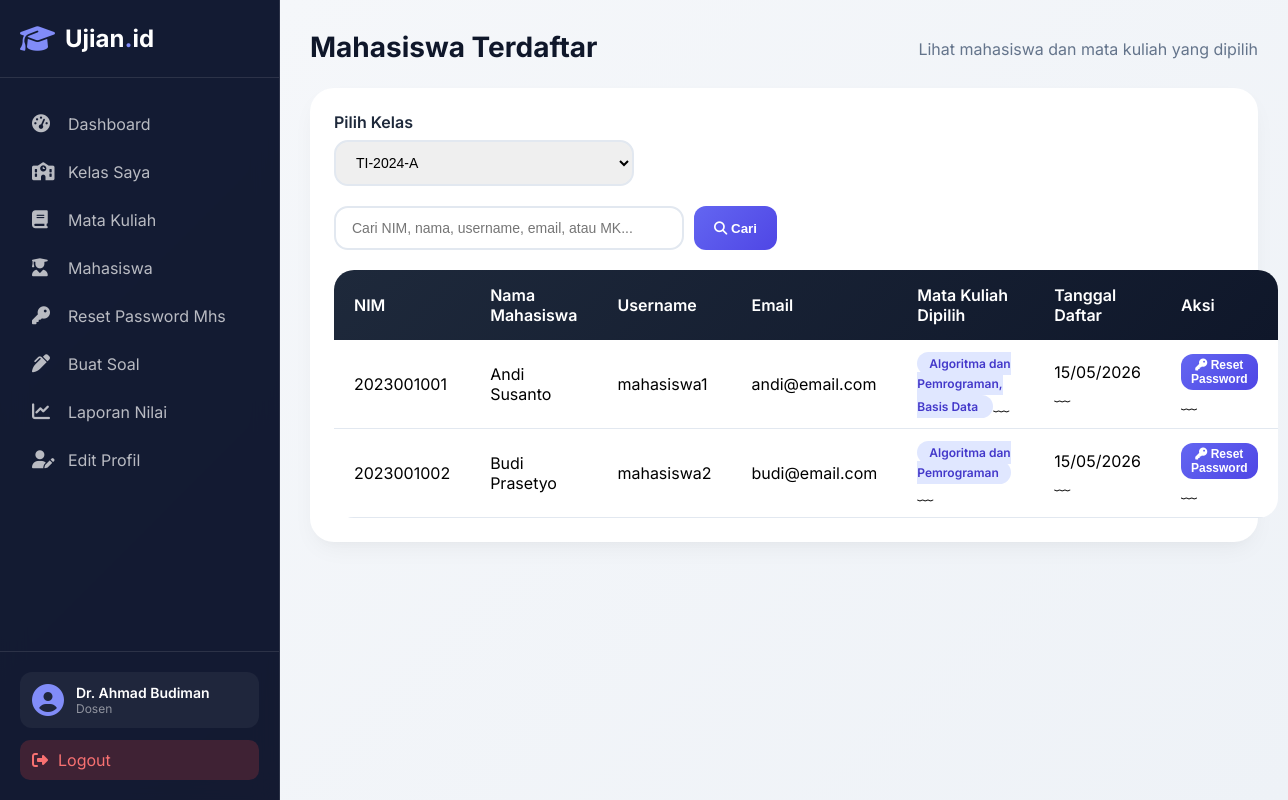
The page /dosen/mahasiswa_terdaftar/index.php?kelas_id=1 (signed in) on the database its author committed.
### tables this page shows
CREATE TABLE `users` (
  `id` int(11) NOT NULL AUTO_INCREMENT,
  `username` varchar(50) NOT NULL,
  `password` varchar(255) NOT NULL,
  `role` enum('admin','dosen','mahasiswa') NOT NULL,
  `nama_lengkap` varchar(100) NOT NULL,
  `email` varchar(100) DEFAULT NULL,
  `nim_nip` varchar(30) DEFAULT NULL,
  `created_at` timestamp NOT NULL DEFAULT current_timestamp(),
  PRIMARY KEY (`id`),
  UNIQUE KEY `username` (`username`)
);

### dosen/mahasiswa_terdaftar/index.php (the view, shortened to what this page needs)
<?php
include '../../config/database.php';
$dosen_id = $_SESSION['user_id'];
$kelas_id = isset($_GET['kelas_id']) ? (int)$_GET['kelas_id'] : 0;
$search = isset($_GET['search']) ? mysqli_real_escape_string($conn, trim($_GET['search'])) : '';
$kelas_list = mysqli_query($conn, "SELECT id, nama_kelas FROM kelas WHERE dosen_id=$dosen_id ORDER BY nama_kelas");
if ($kelas_id > 0) {
    $query = "
        SELECT DISTINCT
            u.id, u.username, u.nama_lengkap, u.email, u.nim_nip, e.tanggal_daftar,
            GROUP_CONCAT(DISTINCT mki.nama_mk SEPARATOR ', ') as mk_terpilih
        FROM users u
        JOIN enrollments e ON u.id = e.mahasiswa_id
        JOIN enrollment_mk em ON e.id = em.enrollment_id
        JOIN mata_kuliah_induk mki ON em.mk_induk_id = mki.id
        WHERE e.kelas_id = $kelas_id AND u.role = 'mahasiswa' AND em.status = 'active'
    ";
    $query .= " GROUP BY u.id ORDER BY u.nama_lengkap";
    $mahasiswa = mysqli_query($conn, $query);
}
include '../../includes/header.php';
?>
<div class="page-header">
    <h1 class="page-title">Mahasiswa Terdaftar</h1>
    <p class="page-subtitle">Lihat mahasiswa dan mata kuliah yang dipilih</p>
</div>
<div class="card-modern">
    <div class="form-group">
        <label>Pilih Kelas</label>
        <select id="kelas_select" class="form-control" style="max-width:300px" onchange="window.location.href='?kelas_id='+this.value">
            <?php while($k = mysqli_fetch_assoc($kelas_list)): ?>
                <option value="<?= $k['id'] ?>" <?= $kelas_id == $k['id'] ? 'selected' : '' ?>>
                    <?= htmlspecialchars($k['nama_kelas']) ?>
                </option>
            <?php endwhile; ?>
        </select>
    </div>
    <?php if($kelas_id > 0): ?>
        <form method="GET" style="margin-top: 16px; display: flex; gap: 10px;">
            <input type="text" name="search" class="form-control" placeholder="Cari NIM, nama, username, email, atau MK..."
                   value="<?= htmlspecialchars($search) ?>" style="max-width: 350px;">
            <button type="submit" class="btn-primary"><i class="fas fa-search"></i> Cari</button>
        </form>
        <table class="table-modern" style="margin-top:20px">
            <thead>
                <tr>
                    <th>NIM</th>
                    <th>Nama Mahasiswa</th>
                    <th>Username</th>
                    <th>Email</th>
                    <th>Mata Kuliah Dipilih</th>
                    <th>Tanggal Daftar</th>
                    <th>Aksi</th>
                </tr>
            </thead>
            <tbody>
                <?php if(isset($mahasiswa) && mysqli_num_rows($mahasiswa) > 0): ?>
                    <?php while($m = mysqli_fetch_assoc($mahasiswa)): ?>
                    <tr>
                        <td><?= htmlspecialchars($m['nim_nip']) ?> </td>
                        <td><?= htmlspecialchars($m['nama_lengkap']) ?> </td>
                        <td><?= htmlspecialchars($m['username']) ?> </td>
                        <td><?= htmlspecialchars($m['email']) ?> </td>
                        <td>
                            <span class="badge" style="background:#e0e7ff; color:#4338ca; padding:4px 12px; border-radius:20px;">
                                <?= htmlspecialchars($m['mk_terpilih']) ?>
                            </span>
                         ﹏
                        <td><?= date('d/m/Y', strtotime($m['tanggal_daftar'])) ?> ﹏
                        <td>
                            <form method="POST" onsubmit="return confirm('Reset password <?= $m['nama_lengkap'] ?> ke 123456?')">
                                <button type="submit" name="reset_password" class="btn-primary" style="padding:4px 10px;font-size:12px">
                                    <i class="fas fa-key"></i> Reset Password
                                </button>
                            </form>
                         ﹏
                    </tr>
                    <?php endwhile; ?>
                <?php endif; ?>
            </tbody>
        </table>
    <?php endif; ?>
</div>
<?php include '../../includes/footer.php'; ?>

### assets/css/style.css (style rules this page uses)
* { margin: 0; padding: 0; box-sizing: border-box; }
body { font-family: 'Inter', sans-serif; background: linear-gradient(135deg, #667eea 0%, #764ba2 100%); min-height: 100vh; }
.card-modern { background: white; border-radius: 24px; padding: 24px; box-shadow: 0 10px 25px -5px rgba(0,0,0,0.05), 0 8px 10px -6px rgba(0,0,0,0.02); transition: transform 0.2s ease, box-shadow 0.2s ease; }
.btn-primary { background: linear-gradient(135deg, #6366f1, #4f46e5); border: none; padding: 10px 20px; border-radius: 12px; color: white; font-weight: 600; cursor: pointer; transition: all 0.3s ease; text-decoration: none; display: inline-block; }
.form-group { margin-bottom: 20px; }
.form-group label { display: block; font-weight: 600; margin-bottom: 8px; color: #1e293b; }
.form-control { width: 100%; padding: 12px 16px; border: 2px solid #e2e8f0; border-radius: 14px; font-size: 14px; transition: all 0.3s ease; }
.table-modern { width: 100%; background: white; border-radius: 20px; overflow: hidden; border-collapse: separate; border-spacing: 0; }
.table-modern thead tr { background: linear-gradient(135deg, #1e293b, #0f172a); color: white; }
.table-modern th { padding: 15px 20px; font-weight: 600; text-align: left; }
.table-modern td { padding: 12px 20px; border-bottom: 1px solid #e2e8f0; }
.page-header { display: flex; justify-content: space-between; align-items: center; margin-bottom: 24px; flex-wrap: wrap; }
.page-title { font-size: 28px; font-weight: 700; color: #0f172a; }
.page-subtitle { color: #64748b; margin-top: 4px; }
.badge { padding: 4px 12px; border-radius: 20px; font-size: 12px; font-weight: 600; }

### rows shown on the page
users: nim_nip "2023001001", nama_lengkap "Andi Susanto", username "mahasiswa1", email "andi@email.com", mk_terpilih "Algoritma dan Pemrograman, Basis Data", tanggal_daftar "15/05/2026"
users: nim_nip "2023001002", nama_lengkap "Budi Prasetyo", username "mahasiswa2", email "budi@email.com", mk_terpilih "Algoritma dan Pemrograman", tanggal_daftar "15/05/2026"

### other values the page prints
$_SESSION['nama'] "Dr. Ahmad Budiman"
$_SESSION['role'] "Dosen"
form field value "TI-2024-A"
